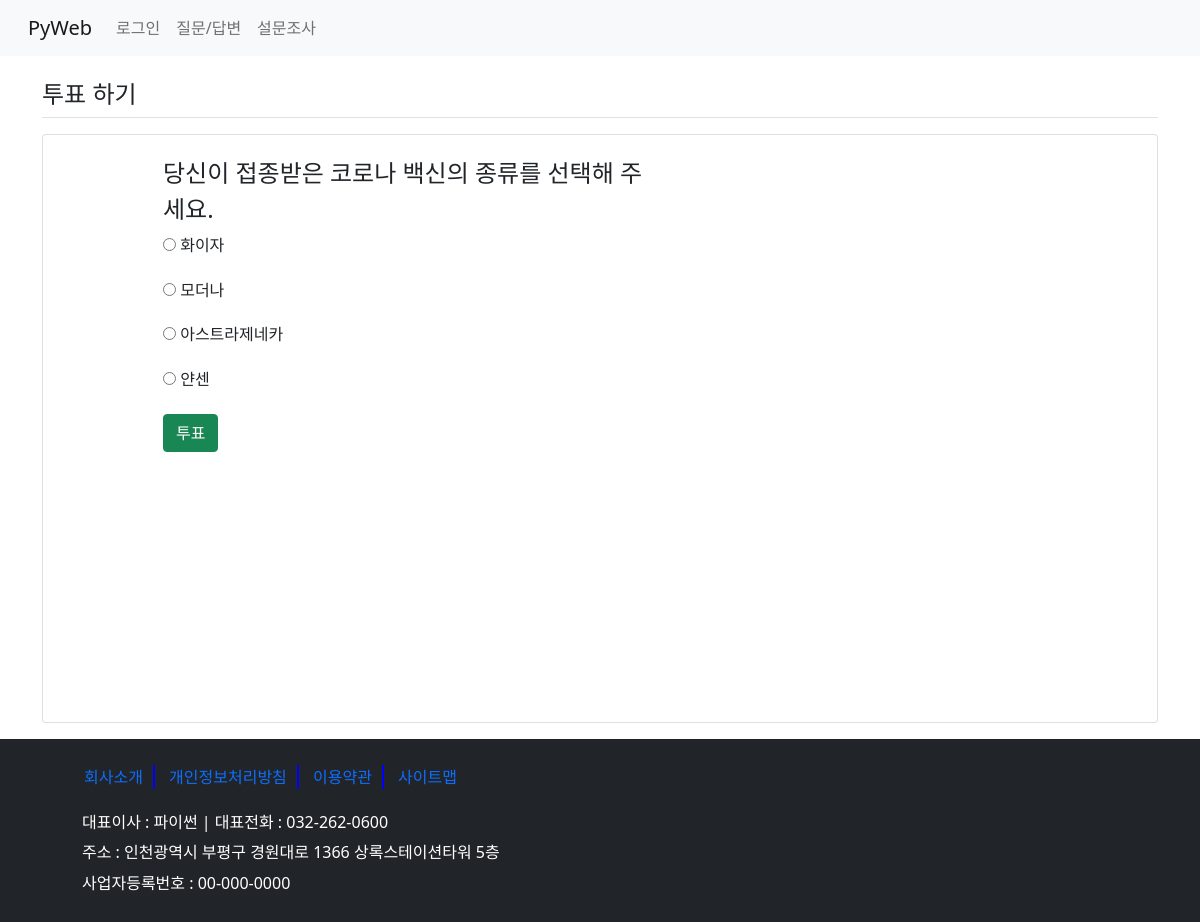
The page /polls/1/ on the database its author committed.
### polls/models.py (models this page shows, shortened)
class Question(models.Model):
    question_text = models.CharField(max_length=200)  # 질문내용
    pub_date = models.DateTimeField()                 # 작성일

class Choice(models.Model):
    choice_text = models.CharField(max_length=200)
    votes = models.IntegerField(default=0)
    question = models.ForeignKey(Question, on_delete=models.CASCADE)

### polls/views.py (the view)
# urls.py: path('<int:pk>/', views.poll_detail, name='poll_detail'),  #127.0.0.1:8000/polls/1/
def poll_detail(request, pk):
    question = Question.objects.get(id=pk)   # 자료 1개 가져오기
    return render(request, 'polls/poll_detail.html', {'question':question})

### templates/polls/poll_detail.html (shortened to what this page needs)
{% extends 'base.html' %}
{% block content %}
<section>
    <div class="container my-3">
        <h4 class="border-bottom py-2">투표 하기</h4>
        <div class="card my-3">
        <form action="{% url 'polls:vote' question.id %}" method="post" style="width:500px; margin:20px 120px;">
            <fieldset>
                <legend>{{ question.question_text }}</legend>
                {% for choice in question.choice_set.all %}
                <p style="line-height:1.3rem">
                    <input type="radio" name="choice" value="{{ choice.id }}">
                    <label>{{ choice.choice_text }}</label>
                </p>
                {% endfor %}
            </fieldset>
            <button type="submit" class="btn btn-success">투표</button>
        </form>
        <div class="poll_detail"></div>
        </div>
    </div>
{% endblock %}

### static/board/css/style.css (style rules this page uses)
.poll_detail { height:250px; }

### rows shown on the page
Question: question_text "당신이 접종받은 코로나 백신의 종류를 선택해 주세요."
Choice: choice_text "화이자"
Choice: choice_text "모더나"
Choice: choice_text "아스트라제네카"
Choice: choice_text "얀센"
